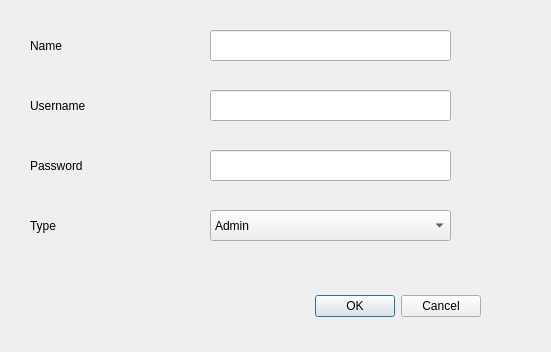
<?xml version="1.0" encoding="UTF-8"?>
<ui version="4.0">
 <class>AddUser</class>
 <widget class="QDialog" name="AddUser">
  <property name="geometry">
   <rect>
    <x>0</x>
    <y>0</y>
    <width>551</width>
    <height>352</height>
   </rect>
  </property>
  <property name="windowTitle">
   <string>Dialog</string>
  </property>
  <widget class="QDialogButtonBox" name="buttonBox">
   <property name="geometry">
    <rect>
     <x>140</x>
     <y>290</y>
     <width>341</width>
     <height>32</height>
    </rect>
   </property>
   <property name="orientation">
    <enum>Qt::Horizontal</enum>
   </property>
   <property name="standardButtons">
    <set>QDialogButtonBox::Cancel|QDialogButtonBox::Ok</set>
   </property>
  </widget>
  <widget class="QLabel" name="label">
   <property name="geometry">
    <rect>
     <x>30</x>
     <y>30</y>
     <width>91</width>
     <height>31</height>
    </rect>
   </property>
   <property name="styleSheet">
    <string notr="true">font: 12pt &quot;MS Shell Dlg 2&quot;;</string>
   </property>
   <property name="text">
    <string>Name</string>
   </property>
  </widget>
  <widget class="QLabel" name="label_2">
   <property name="geometry">
    <rect>
     <x>30</x>
     <y>90</y>
     <width>101</width>
     <height>31</height>
    </rect>
   </property>
   <property name="styleSheet">
    <string notr="true">font: 12pt &quot;MS Shell Dlg 2&quot;;</string>
   </property>
   <property name="text">
    <string>Username</string>
   </property>
  </widget>
  <widget class="QLabel" name="label_3">
   <property name="geometry">
    <rect>
     <x>30</x>
     <y>150</y>
     <width>101</width>
     <height>31</height>
    </rect>
   </property>
   <property name="styleSheet">
    <string notr="true">font: 12pt &quot;MS Shell Dlg 2&quot;;</string>
   </property>
   <property name="text">
    <string>Password</string>
   </property>
  </widget>
  <widget class="QLineEdit" name="in_name">
   <property name="geometry">
    <rect>
     <x>210</x>
     <y>30</y>
     <width>241</width>
     <height>31</height>
    </rect>
   </property>
  </widget>
  <widget class="QLineEdit" name="in_uname">
   <property name="geometry">
    <rect>
     <x>210</x>
     <y>90</y>
     <width>241</width>
     <height>31</height>
    </rect>
   </property>
  </widget>
  <widget class="QLineEdit" name="in_pass">
   <property name="geometry">
    <rect>
     <x>210</x>
     <y>150</y>
     <width>241</width>
     <height>31</height>
    </rect>
   </property>
  </widget>
  <widget class="QLabel" name="label_4">
   <property name="geometry">
    <rect>
     <x>30</x>
     <y>210</y>
     <width>101</width>
     <height>31</height>
    </rect>
   </property>
   <property name="styleSheet">
    <string notr="true">font: 12pt &quot;MS Shell Dlg 2&quot;;</string>
   </property>
   <property name="text">
    <string>Type</string>
   </property>
  </widget>
  <widget class="QComboBox" name="in_type">
   <property name="geometry">
    <rect>
     <x>210</x>
     <y>210</y>
     <width>241</width>
     <height>31</height>
    </rect>
   </property>
   <item>
    <property name="text">
     <string>Admin</string>
    </property>
   </item>
   <item>
    <property name="text">
     <string>Clerk</string>
    </property>
   </item>
   <item>
    <property name="text">
     <string>Student</string>
    </property>
   </item>
  </widget>
 </widget>
 <resources/>
 <connections>
  <connection>
   <sender>buttonBox</sender>
   <signal>accepted()</signal>
   <receiver>AddUser</receiver>
   <slot>accept()</slot>
   <hints>
    <hint type="sourcelabel">
     <x>248</x>
     <y>254</y>
    </hint>
    <hint type="destinationlabel">
     <x>157</x>
     <y>274</y>
    </hint>
   </hints>
  </connection>
  <connection>
   <sender>buttonBox</sender>
   <signal>rejected()</signal>
   <receiver>AddUser</receiver>
   <slot>reject()</slot>
   <hints>
    <hint type="sourcelabel">
     <x>316</x>
     <y>260</y>
    </hint>
    <hint type="destinationlabel">
     <x>286</x>
     <y>274</y>
    </hint>
   </hints>
  </connection>
 </connections>
</ui>
